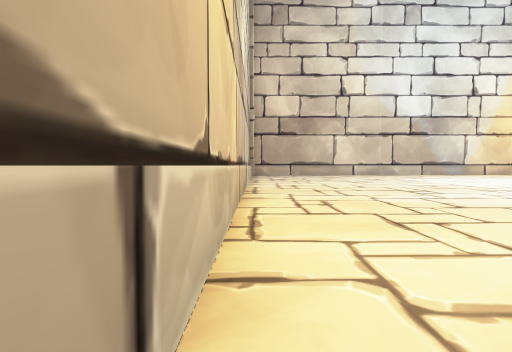
View 1 (above)

21 first-person views from a walk through a 3-D level made in the Unity game engine. The camera is 1.5 m above the floor, tilts 2° down and sees 80° across. The floor is counted in squares, 2 m on a side. Each view is taken from the middle of a square. On the plan, view 1 faces up. The plan holds only what a view shows up to about 10 squares ahead; the rest is blank. The player is left out. Door leaves are left out, so doorways stand open.

View 2
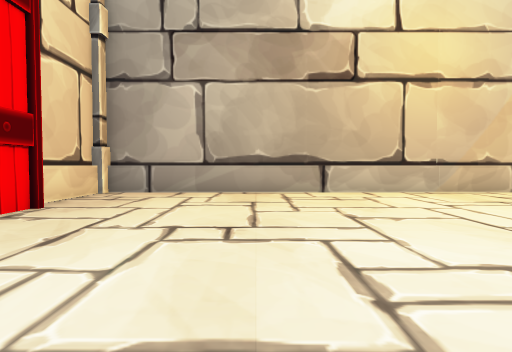

View 3
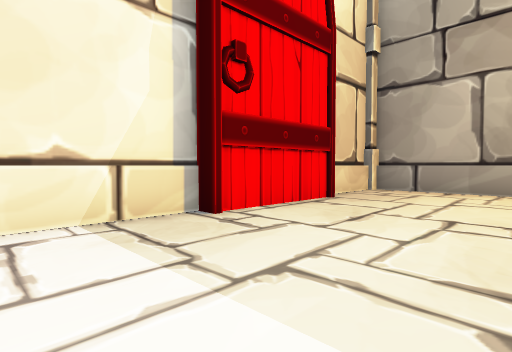

View 4
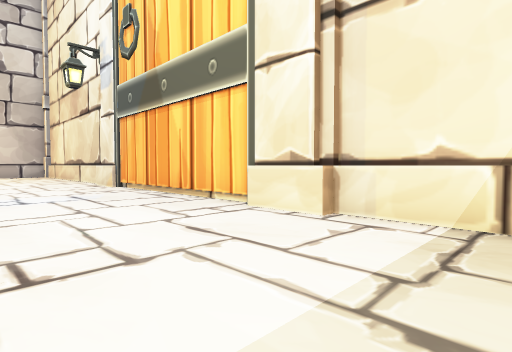

View 5
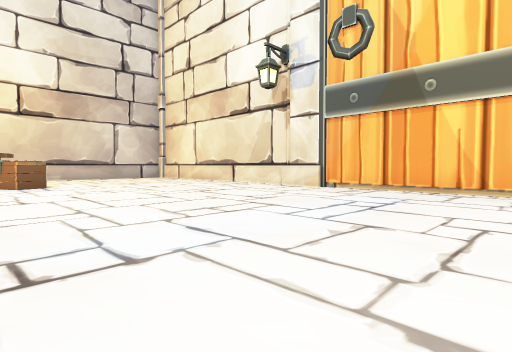

View 6
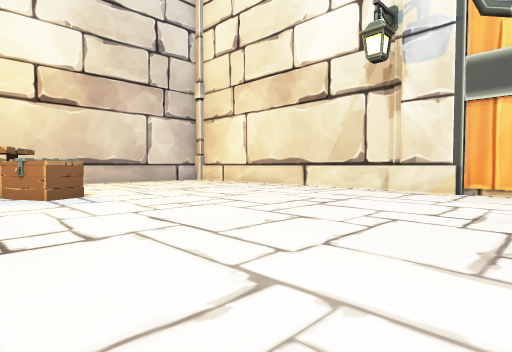

View 7
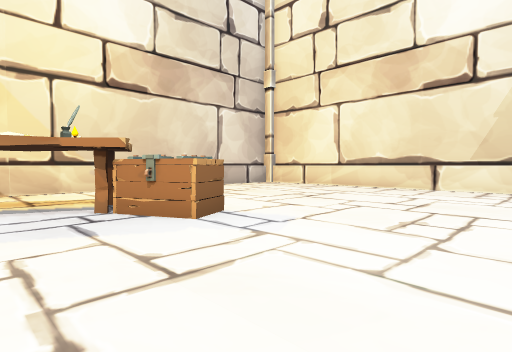

View 8
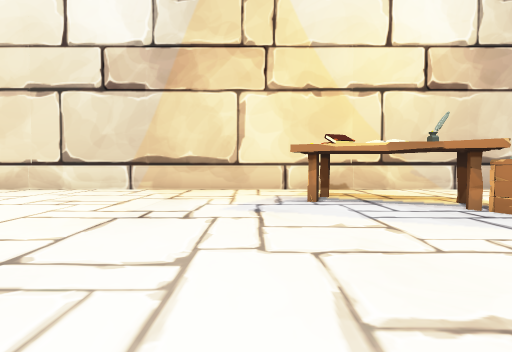

View 9
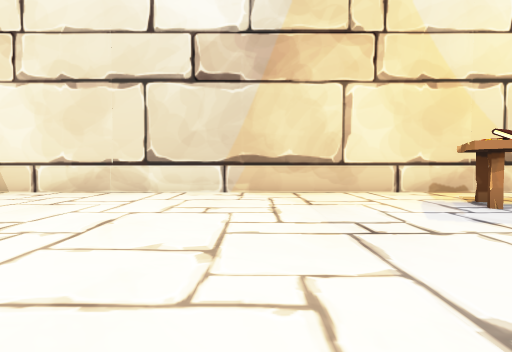

View 10
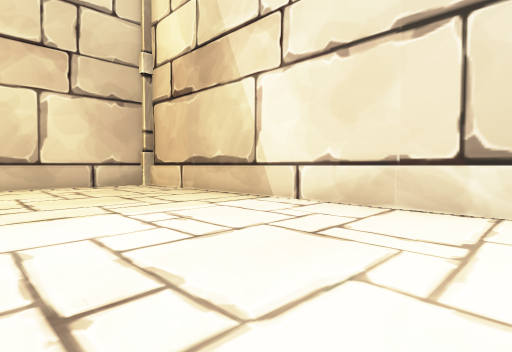

View 11
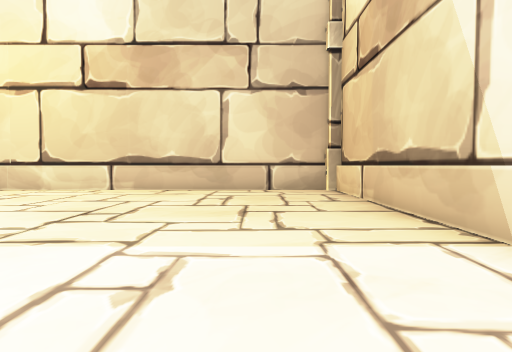

View 12
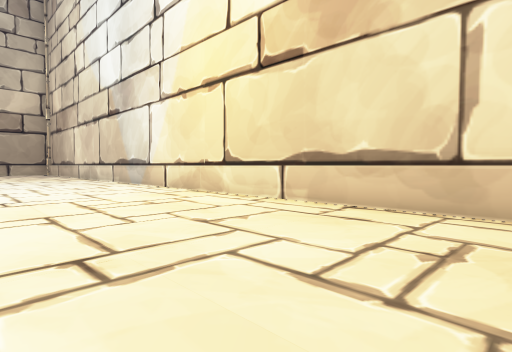

View 13
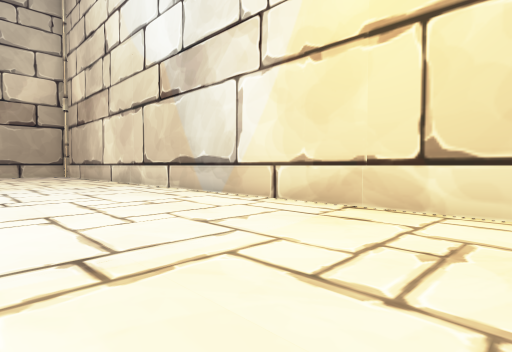

View 14
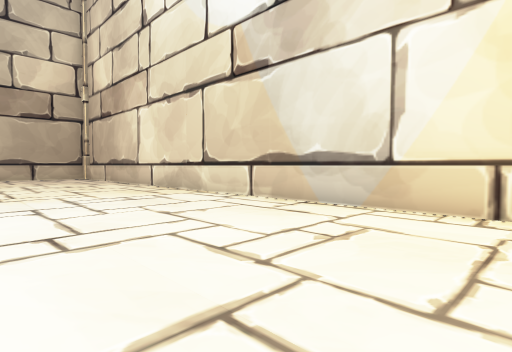

View 15
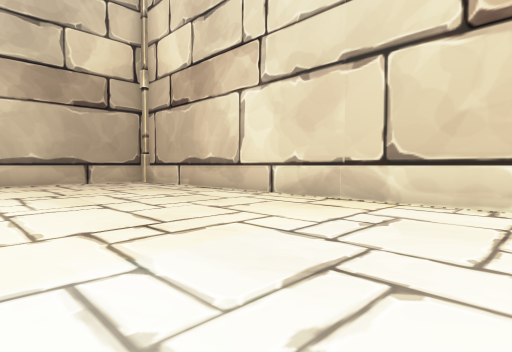

View 16
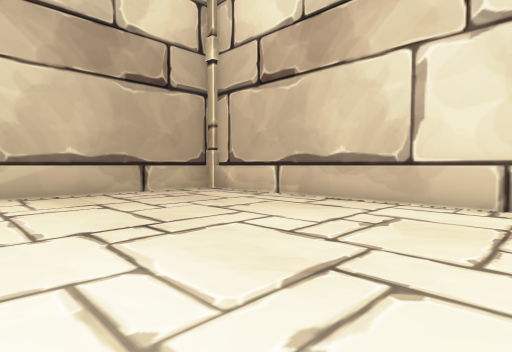

View 17
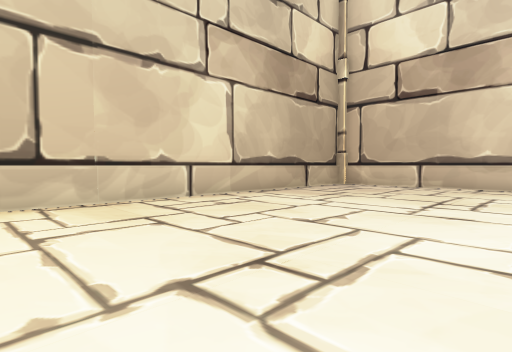

View 18
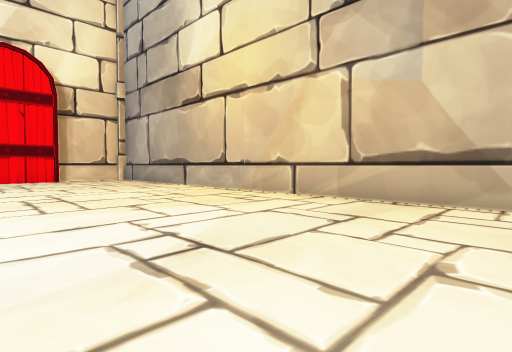

View 19
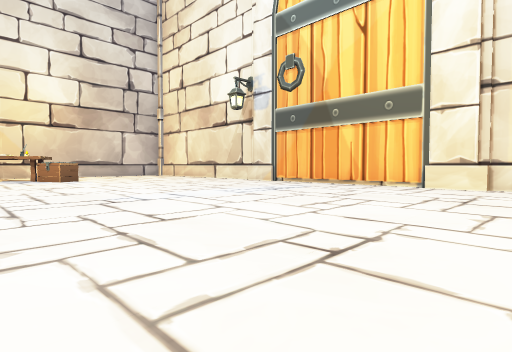

View 20
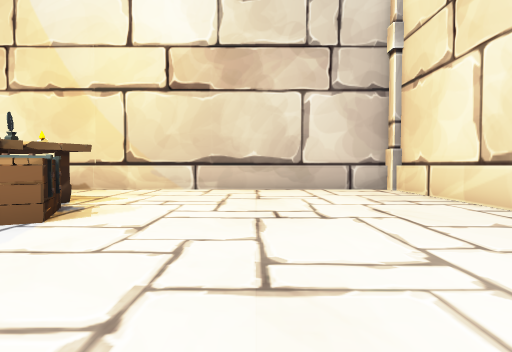

View 21
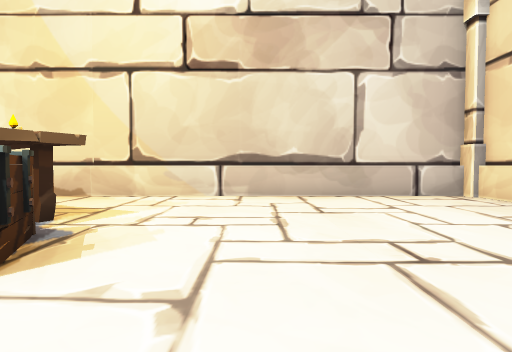

### Floor plan
Points are (right, up) in squares from view 1. A wall is a line through its corners. A room is listed if a view was taken in it or the views show most of it. See-through windows are left out.
Room 1 (views 1, 2, 3, 4, 5, 6, 7, 8, 9, 10, 11, 12, 13, 14, 15, 16, 17, 18, 19, 20, 21)
walls: (17.6, -4.9) (19.5, -4.9); (-0.3, 10.5) (-0.3, -5.2) (2, -5.2); (11.3, -5.2) (17.8, -5.2); (9.5, -5.4) (9.5, -4.9) (11.4, -4.9); (19.3, -5.2) (29.1, -5.2); (2.5, -4.9) (6.1, -4.9) (6.1, -5.2) (9.8, -5.2); (-0.3, 22.9) (-0.3, 12.5); (29.1, -4.9) (29.4, -4.9) (29.4, 23.2) (0, 23.2)
ways out: open door at (0.5, 4); open door at (19.7, 22.7); open door at (29, 3)
objects: crate (24, 2) to (25, 2)

Where each view was taken, in squares from view 1:
view 1: 0 up, 0 right, facing up
view 2: 1 down, 8 right, facing left
view 3: 1 down, 9 right, facing down-left
view 4: 1 down, 7 right, facing down-right
view 5: 4 up, 12 right, facing down-right
view 6: 4 up, 16 right, facing down-right
view 7: 5 up, 20 right, facing down-right
view 8: 7 up, 20 right, facing right
view 9: 10 up, 21 right, facing right
view 10: 12 up, 24 right, facing up-right
view 11: 14 up, 27 right, facing up
view 12: 18 up, 27 right, facing up-left
view 13: 18 up, 22 right, facing up-left
view 14: 18 up, 18 right, facing up-left
view 15: 17 up, 13 right, facing up-left
view 16: 17 up, 8 right, facing up-left
view 17: 12 up, 6 right, facing up-left
view 18: 11 up, 6 right, facing down-left
view 19: 6 up, 8 right, facing down-right
view 20: 1 down, 20 right, facing right
view 21: 0 up, 22 right, facing right
